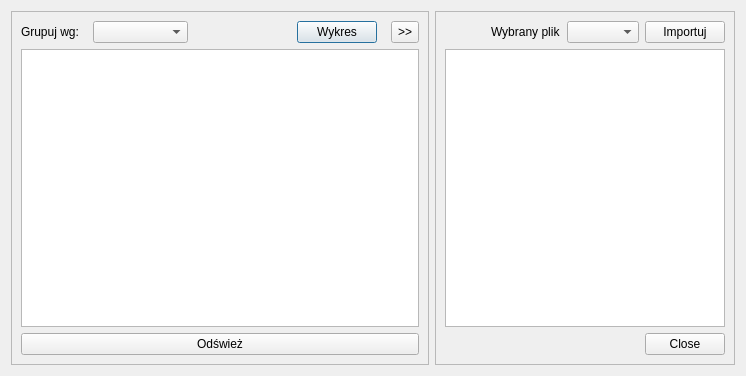
<?xml version="1.0" encoding="UTF-8"?>
<ui version="4.0">
 <class>plugin4DialogBase</class>
 <widget class="QDialog" name="plugin4DialogBase">
  <property name="geometry">
   <rect>
    <x>0</x>
    <y>0</y>
    <width>746</width>
    <height>376</height>
   </rect>
  </property>
  <property name="windowTitle">
   <string>Plugin4</string>
  </property>
  <layout class="QGridLayout" name="gridLayout_3">
   <item row="0" column="0">
    <widget class="QFrame" name="mainFrame">
     <property name="minimumSize">
      <size>
       <width>0</width>
       <height>0</height>
      </size>
     </property>
     <property name="maximumSize">
      <size>
       <width>16777215</width>
       <height>16777215</height>
      </size>
     </property>
     <property name="frameShape">
      <enum>QFrame::StyledPanel</enum>
     </property>
     <property name="frameShadow">
      <enum>QFrame::Raised</enum>
     </property>
     <layout class="QGridLayout" name="gridLayout_2">
      <item row="0" column="0">
       <layout class="QVBoxLayout" name="verticalLayout">
        <item>
         <layout class="QHBoxLayout" name="horizontalLayout">
          <property name="spacing">
           <number>14</number>
          </property>
          <property name="sizeConstraint">
           <enum>QLayout::SetDefaultConstraint</enum>
          </property>
          <property name="bottomMargin">
           <number>0</number>
          </property>
          <item>
           <widget class="QLabel" name="label">
            <property name="text">
             <string>Grupuj wg:</string>
            </property>
           </widget>
          </item>
          <item>
           <widget class="QComboBox" name="comboBox">
            <property name="sizePolicy">
             <sizepolicy hsizetype="Expanding" vsizetype="Preferred">
              <horstretch>0</horstretch>
              <verstretch>0</verstretch>
             </sizepolicy>
            </property>
            <property name="minimumSize">
             <size>
              <width>0</width>
              <height>0</height>
             </size>
            </property>
            <property name="maximumSize">
             <size>
              <width>200</width>
              <height>16777215</height>
             </size>
            </property>
            <property name="toolTip">
             <string>&lt;html&gt;&lt;head/&gt;&lt;body&gt;&lt;p&gt;Wybierz kolumnę, wg której grupowane będą warstwy&lt;/p&gt;&lt;/body&gt;&lt;/html&gt;</string>
            </property>
           </widget>
          </item>
          <item>
           <spacer name="horizontalSpacer">
            <property name="orientation">
             <enum>Qt::Horizontal</enum>
            </property>
            <property name="sizeHint" stdset="0">
             <size>
              <width>40</width>
              <height>20</height>
             </size>
            </property>
           </spacer>
          </item>
          <item>
           <widget class="QPushButton" name="pushButton_3">
            <property name="text">
             <string>Wykres</string>
            </property>
           </widget>
          </item>
          <item>
           <widget class="QToolButton" name="toolButton_4">
            <property name="sizePolicy">
             <sizepolicy hsizetype="Preferred" vsizetype="Preferred">
              <horstretch>0</horstretch>
              <verstretch>0</verstretch>
             </sizepolicy>
            </property>
            <property name="minimumSize">
             <size>
              <width>0</width>
              <height>0</height>
             </size>
            </property>
            <property name="maximumSize">
             <size>
              <width>30</width>
              <height>16777215</height>
             </size>
            </property>
            <property name="toolTip">
             <string>&lt;html&gt;&lt;head/&gt;&lt;body&gt;&lt;p&gt;Otwórz/Zamknij panel warstwy&lt;/p&gt;&lt;/body&gt;&lt;/html&gt;</string>
            </property>
            <property name="text">
             <string>&gt;&gt;</string>
            </property>
           </widget>
          </item>
         </layout>
        </item>
        <item>
         <widget class="QTableWidget" name="tableWidget">
          <property name="locale">
           <locale language="Polish" country="Poland"/>
          </property>
          <property name="editTriggers">
           <set>QAbstractItemView::NoEditTriggers</set>
          </property>
          <property name="dragDropOverwriteMode">
           <bool>false</bool>
          </property>
          <property name="sortingEnabled">
           <bool>true</bool>
          </property>
         </widget>
        </item>
        <item>
         <widget class="QPushButton" name="pushButton">
          <property name="text">
           <string>Odśwież</string>
          </property>
         </widget>
        </item>
       </layout>
      </item>
     </layout>
    </widget>
   </item>
   <item row="0" column="1">
    <widget class="QFrame" name="frame">
     <property name="sizePolicy">
      <sizepolicy hsizetype="Expanding" vsizetype="Preferred">
       <horstretch>0</horstretch>
       <verstretch>0</verstretch>
      </sizepolicy>
     </property>
     <property name="minimumSize">
      <size>
       <width>0</width>
       <height>0</height>
      </size>
     </property>
     <property name="maximumSize">
      <size>
       <width>300</width>
       <height>16777215</height>
      </size>
     </property>
     <property name="frameShape">
      <enum>QFrame::StyledPanel</enum>
     </property>
     <property name="frameShadow">
      <enum>QFrame::Raised</enum>
     </property>
     <layout class="QGridLayout" name="gridLayout">
      <item row="0" column="0">
       <layout class="QVBoxLayout" name="verticalLayout_2">
        <item>
         <layout class="QHBoxLayout" name="horizontalLayout_3">
          <item>
           <spacer name="horizontalSpacer_2">
            <property name="orientation">
             <enum>Qt::Horizontal</enum>
            </property>
            <property name="sizeHint" stdset="0">
             <size>
              <width>40</width>
              <height>20</height>
             </size>
            </property>
           </spacer>
          </item>
          <item>
           <widget class="QLabel" name="label_4">
            <property name="text">
             <string>Wybrany plik</string>
            </property>
           </widget>
          </item>
          <item>
           <widget class="QComboBox" name="comboBox_chosenFile">
            <property name="toolTip">
             <string>&lt;html&gt;&lt;head/&gt;&lt;body&gt;&lt;p&gt;Wybierz warstwę wektorową z aktualnie dodanych do mapy&lt;/p&gt;&lt;/body&gt;&lt;/html&gt;</string>
            </property>
           </widget>
          </item>
          <item>
           <widget class="QPushButton" name="pushButton_2">
            <property name="text">
             <string>Importuj</string>
            </property>
           </widget>
          </item>
         </layout>
        </item>
        <item>
         <widget class="QTableWidget" name="tableWidget_2">
          <property name="locale">
           <locale language="Polish" country="Poland"/>
          </property>
          <property name="selectionMode">
           <enum>QAbstractItemView::NoSelection</enum>
          </property>
          <property name="rowCount">
           <number>0</number>
          </property>
          <property name="columnCount">
           <number>0</number>
          </property>
         </widget>
        </item>
        <item>
         <widget class="QDialogButtonBox" name="button_box">
          <property name="orientation">
           <enum>Qt::Horizontal</enum>
          </property>
          <property name="standardButtons">
           <set>QDialogButtonBox::Close</set>
          </property>
         </widget>
        </item>
       </layout>
      </item>
     </layout>
    </widget>
   </item>
  </layout>
 </widget>
 <resources/>
 <connections>
  <connection>
   <sender>button_box</sender>
   <signal>rejected()</signal>
   <receiver>plugin4DialogBase</receiver>
   <slot>reject()</slot>
   <hints>
    <hint type="sourcelabel">
     <x>20</x>
     <y>20</y>
    </hint>
    <hint type="destinationlabel">
     <x>20</x>
     <y>20</y>
    </hint>
   </hints>
  </connection>
 </connections>
</ui>
